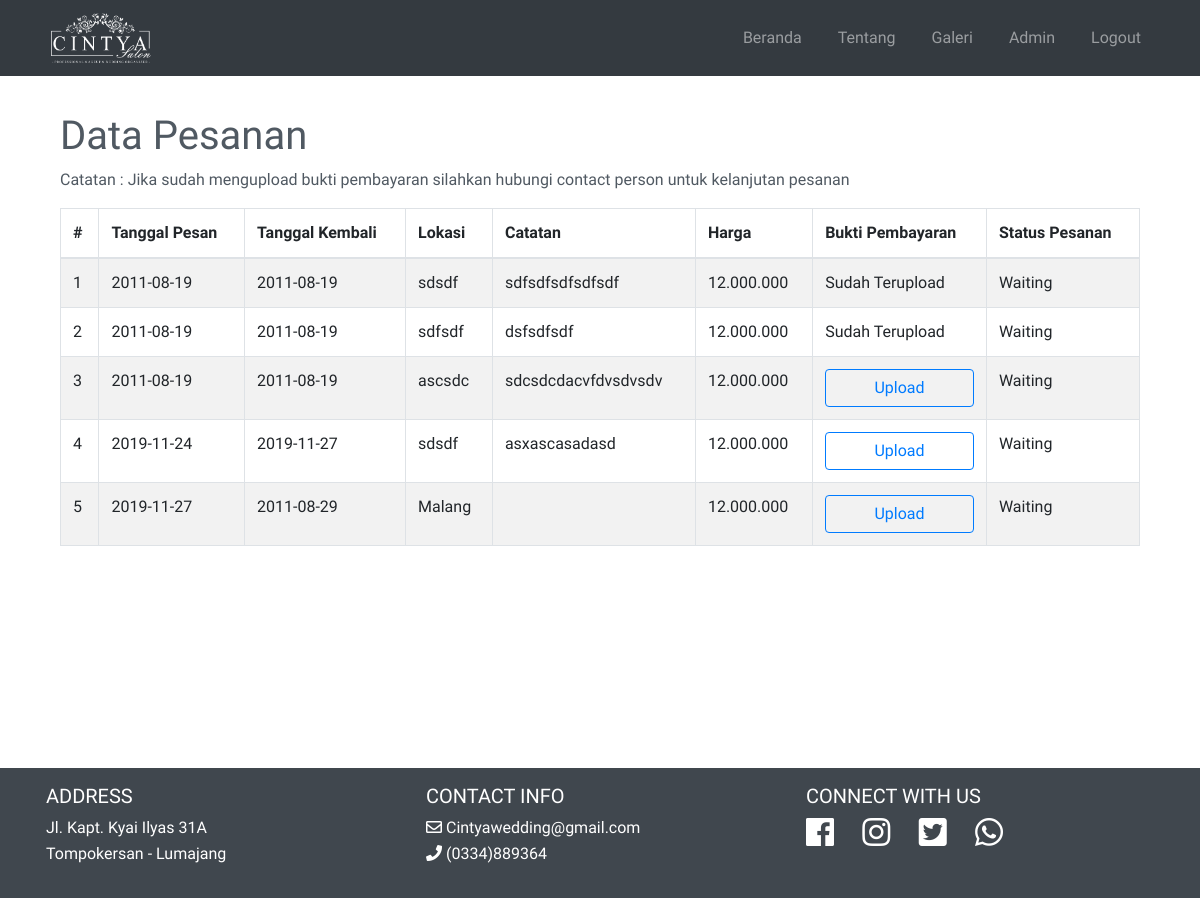
/status2.php (signed in), run on an earlier commit of the app's database.
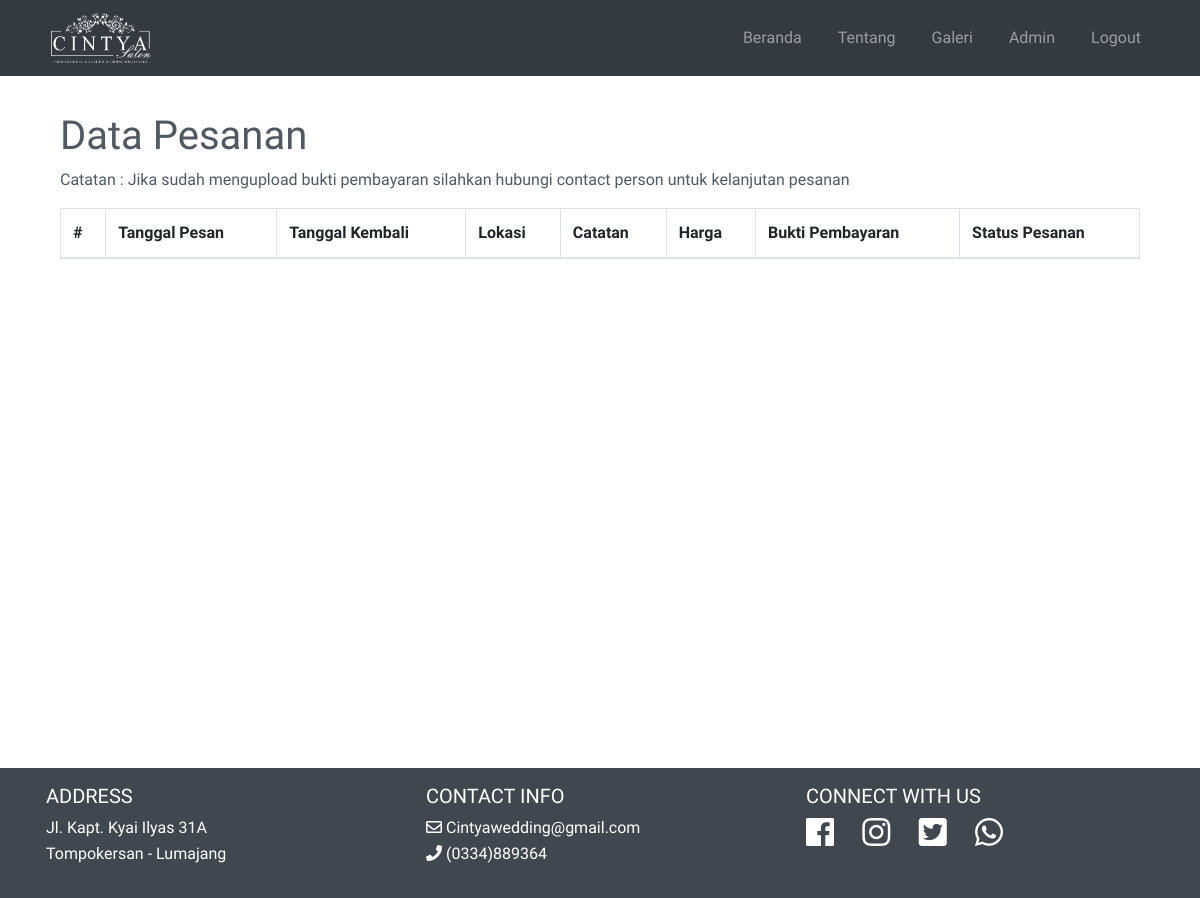
And on a later commit of the database.
### tables this page shows
CREATE TABLE `pemesanan` (
  `id_pemesanan` int(255) NOT NULL,
  `catatan` varchar(255) DEFAULT NULL,
  `id_paket` int(11) NOT NULL,
  `tgl_pesan` date NOT NULL,
  `tgl_kembali` date NOT NULL,
  `status` varchar(255) NOT NULL DEFAULT 'Waiting',
  `lokasi` varchar(255) NOT NULL,
  `bukti_pembayaran` varchar(255) DEFAULT NULL,
  `user_id` int(11) NOT NULL
);

CREATE TABLE `paket` (
  `id_paket` int(11) NOT NULL,
  `nama_paket` varchar(45) DEFAULT NULL,
  `harga` longtext,
  `dekorasi` varchar(255) DEFAULT NULL,
  `rias_baju` varchar(255) DEFAULT NULL,
  `dokumentasi` varchar(255) DEFAULT NULL,
  `mc` varchar(45) DEFAULT NULL,
  `free` varchar(255) DEFAULT NULL,
  `biaya_pelihara` longtext NOT NULL,
  `foto` varchar(255) NOT NULL
);

### status2.php (the view, shortened to what this page needs)
<!DOCTYPE html>
<html lang="en">
<?php include 'includes/head.php' ?>
<body>
    <?php include 'includes/navbar.php' ?>
    <div class="container mt-5 pt-5 " style="min-height:720px">
        <div class="container-fluid mt-3">
            <h1 class="">Data Pesanan</h1>
            <p>Catatan : Jika sudah mengupload bukti pembayaran silahkan hubungi contact person untuk kelanjutan pesanan</p>
        </div>
        <div class="container">
            <table class="table table-striped table-bordered">
                <thead>
                    <tr>
                        <th>#</th>
                        <th>Tanggal Pesan</th>
                        <th>Tanggal Kembali</th>
                        <th>Lokasi</th>
                        <th>Catatan</th>
                        <th>Harga</th>
                        <th>Bukti Pembayaran</th>
                        <th>Status Pesanan</th>
                    </tr>
                </thead>
                <tbody>
                    <?php
                    @$id_user = $_SESSION["id"];
                    $query = "SELECT * FROM pemesanan WHERE user_id = '$id_user' ";
                    $result = mysqli_query($con, $query);
                    $query2 = "SELECT * FROM paket INNER JOIN pemesanan ON (paket.id_paket=pemesanan.id_paket)";
                    $result2 = mysqli_query($con, $query2);
                    $paket = mysqli_fetch_assoc($result2);
                    if (mysqli_num_rows($result) > 0) {
                        $no = 0;
                        while ($row = mysqli_fetch_assoc($result)) {
                            $no++; ?>
                            <tr>
                                <td><?php echo $no ?></td>
                                <td><?php echo $row["tgl_pesan"] ?></td>
                                <td><?php echo $row["tgl_kembali"] ?></td>
                                <td><?php echo $row["lokasi"] ?></td>
                                <td><?php echo $row["catatan"] ?></td>
                                <td><?php echo $paket["harga"] ?></td>
                                <td>
                                    <?php
                                            if ($row["bukti_pembayaran"] != null) { ?>
                                        Sudah Terupload
                                    <?php } else { ?>
                                        <button type="button" class="btn btn-block btn-outline-primary" data-toggle="modal" data-target="#modal<?php echo $row["id_pemesanan"] ?>">
                                            Upload
                                        </button>
                                    <?php } ?>
                                </td>
                                <td><?php echo $row["status"] ?></td>
                            </tr>
                        <?php } ?>
                    <?php }
                    ?>
                </tbody>
            </table>
        </div>
    </div>
    <?php include 'includes/footer.php' ?>
</body>
</html>

What changed in the data, as far as the page shows it:
removed pemesanan: tgl_pesan "2011-08-19", tgl_kembali "2011-08-19", lokasi "sdsdf", catatan "sdfsdfsdfsdfsdf", id_paket.harga "12.000.000", bukti_pembayaran "Sudah Terupload", status "Waiting"
removed pemesanan: tgl_pesan "2011-08-19", tgl_kembali "2011-08-19", lokasi "sdfsdf", catatan "dsfsdfsdf", id_paket.harga "12.000.000", bukti_pembayaran "Sudah Terupload", status "Waiting"
removed pemesanan: tgl_pesan "2011-08-19", tgl_kembali "2011-08-19", lokasi "ascsdc", catatan "sdcsdcdacvfdvsdvsdv", id_paket.harga "12.000.000", status "Waiting"
removed pemesanan: tgl_pesan "2019-11-24", tgl_kembali "2019-11-27", lokasi "sdsdf", catatan "asxascasadasd", status "Waiting"
removed paket: harga "12.000.000"
removed pemesanan: tgl_pesan "2019-11-27", tgl_kembali "2011-08-29", lokasi "Malang", status "Waiting"
